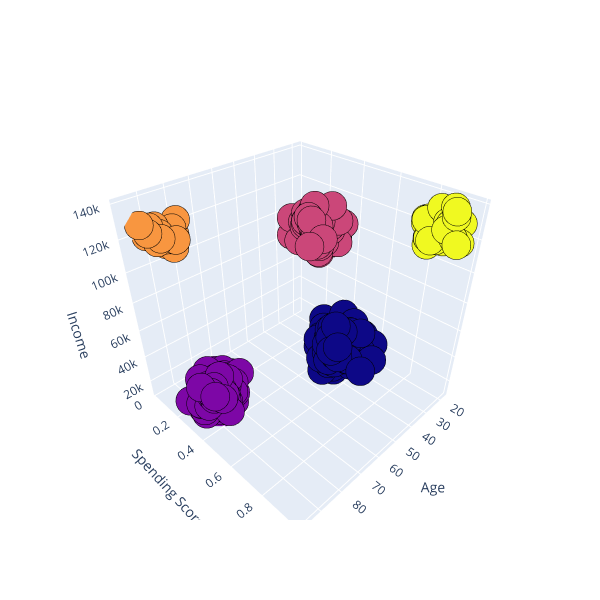

Write notebook code for a chart like this one.
### Markdown cell above
## Cluster Visualization

### Code cell
import plotly.graph_objs as go
from plotly import tools
from plotly.subplots import make_subplots
import plotly.offline as py

Scene = dict(xaxis = dict(title  = 'Age'),yaxis = dict(title  = 'Spending Score'),zaxis = dict(title  = 'Income'))

# model.labels_ is nothing but the predicted clusters i.e y_clusters
labels = customerDataSet['Cluster']
trace = go.Scatter3d(x=customerDataSet['Age'], y=customerDataSet['SpendingScore'], z=customerDataSet['Income'], mode='markers',marker=dict(color = labels, size= 10, line=dict(color= 'black',width = 10)))
layout = go.Layout(margin=dict(l=0,r=0),scene = Scene,height = 600,width = 600)
data = [trace]
fig = go.Figure(data = data, layout = layout)
fig.show()

### Figure 1 — Plotly figure (JSON) as saved in the notebook; plotly's stock layout.template omitted (floating-point values rounded to 4 significant figures; data arrays with more than 128 entries replaced by an {"elided": "..."} marker saying what was removed)
{"data": [{"marker": {"color": {"elided": "476 int values"}, "line": {"color": "black", "width": 10}, "size": 10}, "mode": "markers", "type": "scatter3d", "x": {"elided": "476 int values"}, "y": {"elided": "476 float values"}, "z": {"elided": "476 int values"}}], "layout": {"height": 600, "margin": {"l": 0, "r": 0}, "scene": {"xaxis": {"title": {"text": "Age"}}, "yaxis": {"title": {"text": "Spending Score"}}, "zaxis": {"title": {"text": "Income"}}}, "width": 600}}
